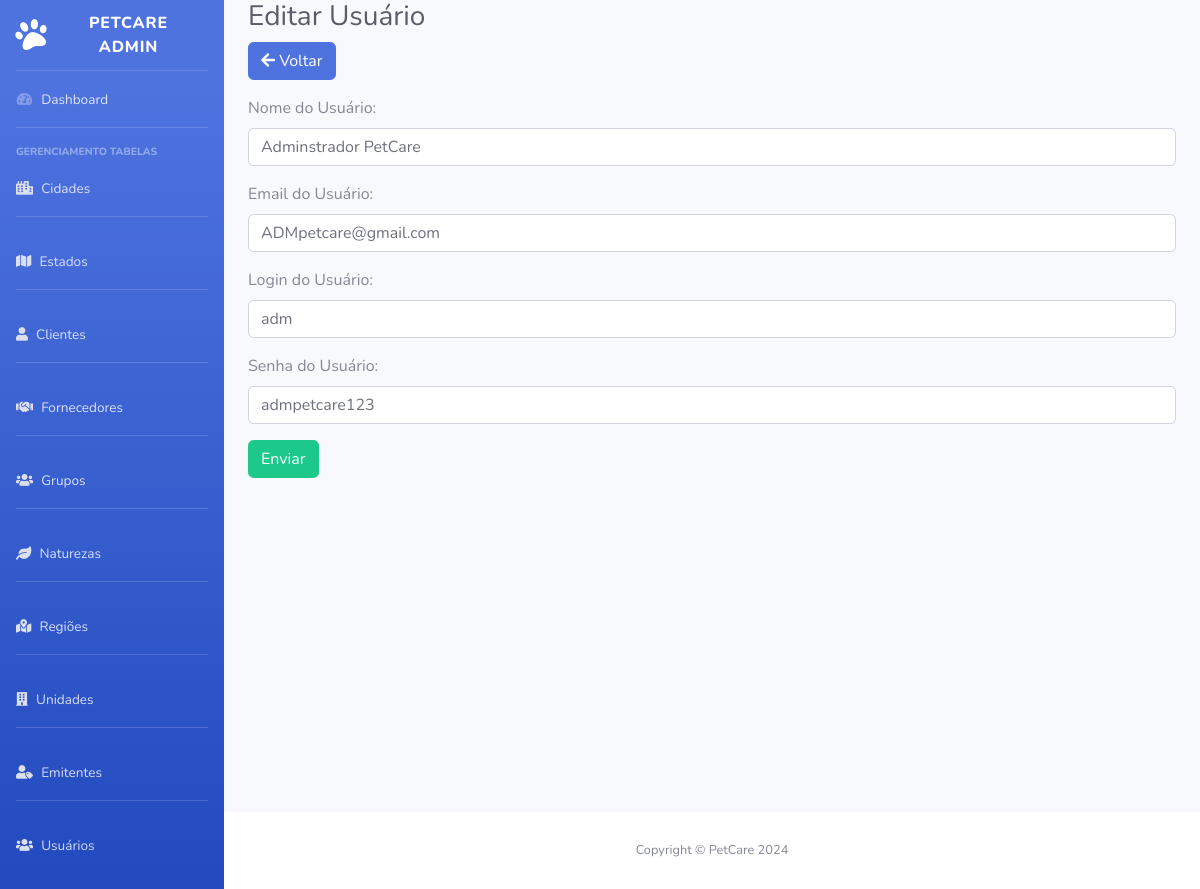
/petcare_admin/usuarios/editar_usuario.php?id=4, run on the app's committed database.
### tables this page shows
CREATE TABLE `tb_usuario` (
  `id_usuario` int(11) NOT NULL,
  `nm_usuario` varchar(55) NOT NULL,
  `login_usuario` varchar(100) NOT NULL,
  `senha_usuario` varchar(100) NOT NULL,
  `email_usuario` varchar(100) DEFAULT NULL
);

### petcare_admin/usuarios/editar_usuario.php (the view, shortened to what this page needs)
<?php
include('../config/conecta.php');
if (!empty($_GET['id'])) {
    $id = $_GET['id'];
}
$sql = $conn->prepare("SELECT * FROM tb_usuario WHERE id_usuario = :id");
$sql->bindParam(':id', $id);
$sql->execute();
$result = $sql->fetch();
?>
<!DOCTYPE html>
<html lang="en">
<head>
    <link href="../vendor/fontawesome-free/css/all.min.css" rel="stylesheet" type="text/css">
    <link href="../css/sb-admin-2.css" rel="stylesheet">
</head>
<body id="page-top">
    <div id="wrapper">
        <ul class="navbar-nav bg-gradient-primary sidebar sidebar-dark accordion" id="accordionSidebar">
            <a class="sidebar-brand d-flex align-items-center justify-content-center" href="index.php">
                <div class="sidebar-brand-icon rotate-n-15">
                    <i class="fas fa-paw"></i>
                </div>
                <div class="sidebar-brand-text mx-3">PetCare Admin</div>
            </a>
            <hr class="sidebar-divider my-0">
            <li class="nav-item">
                <a class="nav-link" href="../index.php">
                    <i class="fas fa-fw fa-tachometer-alt"></i>
                    <span>Dashboard</span>
                </a>
            </li>
            <hr class="sidebar-divider d-none d-md-block">
            <div class="text-center d-none d-md-inline">
                <div class="sidebar-heading">Gerenciamento Tabelas</div>
                <li class="nav-item">
                    <a class="nav-link" href="../cidades/cidade.php">
                        <i class="fas fa-city fa-2x text-gray-300"></i>
                        <span>Cidades</span>
                    </a>
                </li>
                <hr class="sidebar-divider d-none d-md-block">
                <li class="nav-item">
                    <a class="nav-link" href="../estados/estado.php">
                        <i class="fas fa-map fa-2x text-gray-300"></i>
                        <span>Estados</span>
                    </a>
                </li>
                <hr class="sidebar-divider d-none d-md-block">
                <li class="nav-item">
                    <a class="nav-link" href="../clientes/cliente.php">
                        <i class="fas fa-user fa-2x text-gray-300"></i>
                        <span>Clientes</span>
                    </a>
                </li>
                <hr class="sidebar-divider d-none d-md-block">
                <li class="nav-item">
                    <a class="nav-link" href="../fornecedores/fornecedor.php">
                        <i class="fas fa-handshake fa-2x text-gray-300"></i>
                        <span>Fornecedores</span>
                    </a>
                </li>
                <hr class="sidebar-divider d-none d-md-block">
                <li class="nav-item">
                    <a class="nav-link" href="../grupos/grupo.php">
                        <i class="fas fa-users fa-2x text-gray-300"></i>
                        <span>Grupos</span>
                    </a>
                </li>
                <hr class="sidebar-divider d-none d-md-block">
                <li class="nav-item">
                    <a class="nav-link" href="../naturezas/natureza.php">
                        <i class="fas fa-leaf fa-2x text-gray-300"></i>
                        <span>Naturezas</span>
                    </a>
                </li>
                <hr class="sidebar-divider d-none d-md-block">
                <li class="nav-item">
                    <a class="nav-link" href="../regioes/regiao.php">
                        <i class="fas fa-map-marked-alt fa-2x text-gray-300"></i>
                        <span>Regiões</span>
                    </a>
                </li>
                <hr class="sidebar-divider d-none d-md-block">
                <li class="nav-item">
                    <a class="nav-link" href="../unidades/unidade.php">
                        <i class="fas fa-building fa-2x text-gray-300"></i>
                        <span>Unidades</span>
                    </a>
                </li>
                <hr class="sidebar-divider d-none d-md-block">
                <li class="nav-item">
                    <a class="nav-link" href="../emitentes/emitente.php">
                        <i class="fas fa-user-tag fa-2x text-gray-300"></i>
                        <span>Emitentes</span>
                    </a>
                </li>
                <hr class="sidebar-divider d-none d-md-block">
                <li class="nav-item">
                    <a class="nav-link" href="usuario.php">
                        <i class="fas fa-users fa-2x text-gray-300"></i>
                        <span>Usuários</span>
                    </a>
                </li>
            </ul>
        <div id="content-wrapper" class="d-flex flex-column">
            <div id="content">
                <div class="container-fluid">
                    <h1 class="h3 mb-2 text-gray-800">Editar Usuário</h1>
                    <a href="usuario.php" class="btn btn-primary mb-3">
                        <i class="fas fa-arrow-left"></i> Voltar
                    </a>
                    <form action="editar_usuario_submit.php" method="post">
                        <div class="form-group mb-3">
                            <label for="nm_usuario">Nome do Usuário:</label>
                            <input type="text" name="nm_usuario" value="<?php echo $result['nm_usuario']?>" id="nm_usuario" class="form-control" required>
                        </div>
                        <div class="form-group mb-3">
                            <label for="email_usuario">Email do Usuário:</label>
                            <input type="email" name="email_usuario" value="<?php echo $result['email_usuario']?>" id="email_usuario" class="form-control" required>
                        </div>
                        <div class="form-group mb-3">
                            <label for="login_usuario">Login do Usuário:</label>
                            <input type="text" name="login_usuario" value="<?php echo $result['login_usuario']?>" id="login_usuario" class="form-control" required>
                        </div>
                        <div class="form-group mb-3">
                            <label for="senha_usuario">Senha do Usuário:</label>
                            <input type="text" name="senha_usuario" value="<?php echo $result['senha_usuario']?>" id="senha_usuario" class="form-control" required>
                        </div>
                        <div class="form-group">
                            <input type="submit" value="Enviar" class="btn btn-success">
                        </div>
                    </form>
                </div>
            </div>
            <footer class="sticky-footer bg-white">
                <div class="container my-auto">
                    <div class="copyright text-center my-auto">
                        <span>Copyright &copy; PetCare 2024</span>
                    </div>
                </div>
            </footer>
        </div>
    </div>
</body>
</html>

### data on the page
tb_usuario: nm_usuario "Adminstrador PetCare", email_usuario "ADMpetcare@gmail.com", login_usuario "adm", senha_usuario "admpetcare123"
